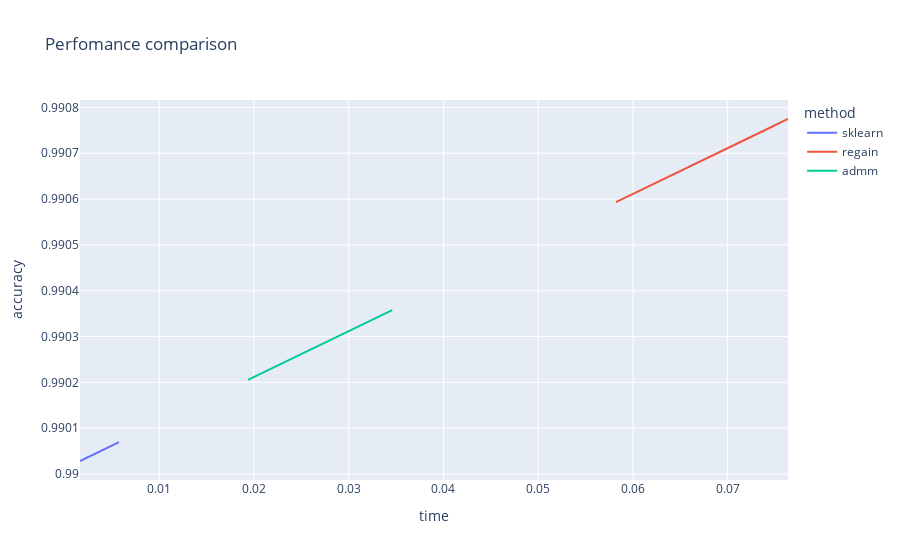

Here is the notebook cell this chart was saved with:
### Code cell
import plotly.express as px

fig = px.line(df, x="time", y="accuracy", color= "method", title='Perfomance comparison')
fig.show()

### Figure 1 — Plotly figure (JSON) as saved in the notebook; plotly's stock layout.template omitted (floating-point values rounded to 4 significant figures)
{"data": [{"hovertemplate": "method=sklearn<br>time=%{x}<br>accuracy=%{y}<extra></extra>", "legendgroup": "sklearn", "line": {"color": "#636efa", "dash": "solid"}, "mode": "lines", "name": "sklearn", "orientation": "v", "showlegend": true, "type": "scatter", "x": [0.005764, 0.001652, 0.002085, 0.002534], "xaxis": "x", "y": [0.9901, 0.99, 0.99, 0.99], "yaxis": "y"}, {"hovertemplate": "method=regain<br>time=%{x}<br>accuracy=%{y}<extra></extra>", "legendgroup": "regain", "line": {"color": "#EF553B", "dash": "solid"}, "mode": "lines", "name": "regain", "orientation": "v", "showlegend": true, "type": "scatter", "x": [0.07499, 0.0582, 0.07168, 0.07636], "xaxis": "x", "y": [0.9908, 0.9906, 0.9907, 0.9908], "yaxis": "y"}, {"hovertemplate": "method=admm<br>time=%{x}<br>accuracy=%{y}<extra></extra>", "legendgroup": "admm", "line": {"color": "#00cc96", "dash": "solid"}, "mode": "lines", "name": "admm", "orientation": "v", "showlegend": true, "type": "scatter", "x": [0.01937, 0.02258, 0.03126, 0.0346], "xaxis": "x", "y": [0.9902, 0.9902, 0.9903, 0.9904], "yaxis": "y"}], "layout": {"legend": {"title": {"text": "method"}, "tracegroupgap": 0}, "title": {"text": "Perfomance comparison"}, "xaxis": {"anchor": "y", "domain": [0, 1], "title": {"text": "time"}}, "yaxis": {"anchor": "x", "domain": [0, 1], "title": {"text": "accuracy"}}}}
